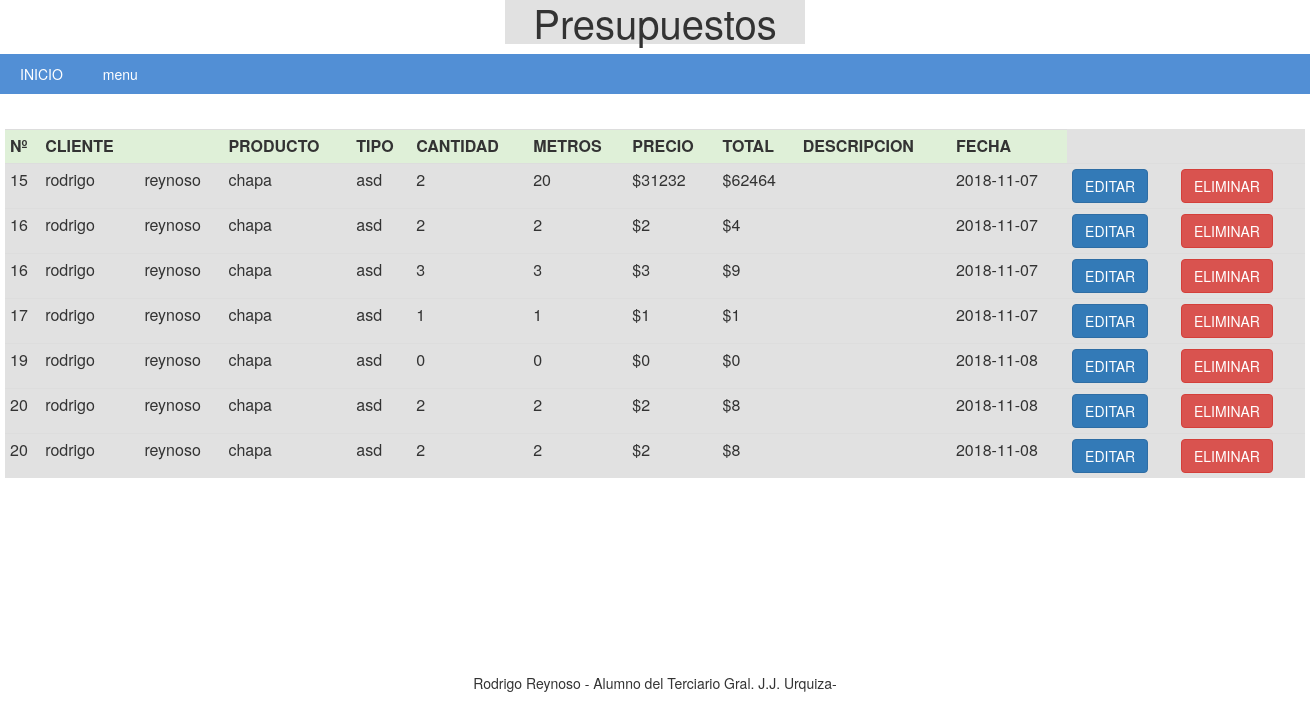
/presupuesto_guardado.php, run on the app's committed database.
### tables this page shows
CREATE TABLE IF NOT EXISTS `presupuesto` (
  `id_presupuesto` int(11) NOT NULL AUTO_INCREMENT,
  `id_cliente` int(11) NOT NULL,
  `descripcion` varchar(100) NOT NULL,
  `fecha_presupuesto` date NOT NULL,
  PRIMARY KEY (`id_presupuesto`)
);

CREATE TABLE IF NOT EXISTS `producto_presupuesto` (
  `id_producto_presupuesto` int(11) NOT NULL AUTO_INCREMENT,
  `id_producto` int(11) NOT NULL,
  `id_presupuesto` int(11) NOT NULL,
  `tipo_producto` varchar(50) NOT NULL,
  `cantidad_producto` int(11) NOT NULL,
  `metros_producto` decimal(10,0) NOT NULL,
  `precio_producto` decimal(10,0) NOT NULL,
  `total` decimal(10,0) NOT NULL,
  PRIMARY KEY (`id_producto_presupuesto`),
  KEY `id_presupuesto` (`id_presupuesto`)
);

CREATE TABLE IF NOT EXISTS `clientes` (
  `id_cliente` int(11) NOT NULL AUTO_INCREMENT,
  `nombre` varchar(20) NOT NULL,
  `apellido` varchar(20) NOT NULL,
  `telefono` decimal(10,0) NOT NULL,
  `direccion` varchar(30) NOT NULL,
  `dni` int(8) NOT NULL,
  PRIMARY KEY (`id_cliente`)
);

CREATE TABLE IF NOT EXISTS `productos` (
  `id_producto` int(11) NOT NULL AUTO_INCREMENT,
  `nombre_producto` varchar(50) NOT NULL,
  `tipo_producto` varchar(40) NOT NULL,
  `stock` int(10) unsigned NOT NULL,
  `precioneto` double NOT NULL,
  `id_provedor` int(11) NOT NULL,
  PRIMARY KEY (`id_producto`)
);

### includes/conexion.php (called while the page is built, shortened)
<?php
function mostrarPresupuesto()
{
    $conexion = new mysqli('localhost', 'root', '', 'datos_sistema');
    $datos    = mysqli_query($conexion, "SELECT * FROM presupuesto AS p
	INNER JOIN clientes AS c ON p.id_cliente = c.id_cliente
	INNER JOIN producto_presupuesto AS pp ON pp.id_presupuesto = p.id_presupuesto
	INNER JOIN productos AS pr ON pr.id_producto = pp.id_producto");
return $datos;
}
        ?>

### presupuesto_guardado.php (the view, shortened to what this page needs)
<head>
</head>
<div class="titulo"><h1>Presupuestos</h1></div>
<nav>
	<ul>
		<li><a href="principal.php">INICIO</a>
		 	<li><a href="#">menu</a>
		</li>
	</ul>
</nav>
<body>
<div class="presupuesto">
<table class="table table-condensed">
	<tr class="success">
		<th>Nº</th>
		<th>CLIENTE</th>
		<th></th>
		<th>PRODUCTO</th>
		<th>TIPO</th>
		<th>CANTIDAD</th>
		<th>METROS</th>
		<th>PRECIO</th>
		<th>TOTAL</th>
		<th>DESCRIPCION</th>
		<th>FECHA</th>
	</tr>
	<?php
include_once 'includes/conexion.php';
?>
		<?php
		$datos = mostrarPresupuesto();
		  while ($facturas = mysqli_fetch_array($datos)) {?>
        <tr>
            <td><?php echo $facturas['id_presupuesto']; ?></td>
            <td><?php echo $facturas['nombre']; ?></td>
            <td><?php echo $facturas['apellido']; ?></td>
			<td><?php echo $facturas['nombre_producto']; ?></td>
            <td><?php echo $facturas['tipo_producto']; ?></td>
            <td><?php echo $facturas['cantidad_producto']; ?></td>
            <td><?php echo $facturas['metros_producto']; ?></td>
            <td>$<?php echo $facturas['precio_producto']; ?></td>
            <td>$<?php echo $facturas['total']; ?></td>
            <td><?php echo $facturas['descripcion']; ?></td>
            <td><?php echo $facturas['fecha_presupuesto']; ?></td>
            <td><a href="editar_presupuesto.php?id=<?php echo $facturas['id_producto_presupuesto']; ?>"><button  class="btn btn-primary">EDITAR</button></a></td>
            <td><a href="presupuesto_guardado.php?id=<?php echo $facturas['id_presupuesto']; ?>"<button class="btn btn-danger">ELIMINAR</button></a></td>
        </tr>
        <?php
		}
	?>
</table>
 </div>
</body>
<div class="pie"> Rodrigo Reynoso  - Alumno del Terciario Gral. J.J. Urquiza-</div>

### style/prueba.css (style rules this page uses)
* { margin: 0px; padding: 0px; }
nav { background:#528fd5; margin-top:10px; position: relative; }
nav ul { list-style:none; padding:0; margin:0; overflow:hidden; }
nav > ul > li { float:left; }
nav ul li a { text-decoration:none; color:#fff; display:block; padding:10px 20px; }
body { width: 100%; margin:auto; font-family: 'asap', sans-serif; }
.presupuesto { background-color: #E1E1E1; margin: 35px auto; width: 1300px; }
.titulo h1 { margin:0 auto; background-color: #E1E1E1; font-size: 40px; text-align: center; width: 300px; }
.pie { text-align: center; clear: both; }

### data on the page
presupuesto: producto_presupuesto.id_presupuesto "15", id_cliente.nombre "rodrigo", id_cliente.apellido "reynoso", productos.nombre_producto "chapa", productos.tipo_producto "asd", producto_presupuesto.cantidad_producto "2", producto_presupuesto.metros_producto "20", producto_presupuesto.precio_producto "31232", producto_presupuesto.total "62464", fecha_presupuesto "2018-11-07"
presupuesto: producto_presupuesto.id_presupuesto "16", id_cliente.nombre "rodrigo", id_cliente.apellido "reynoso", productos.nombre_producto "chapa", productos.tipo_producto "asd", producto_presupuesto.cantidad_producto "2", producto_presupuesto.metros_producto "2", producto_presupuesto.precio_producto "2", producto_presupuesto.total "4", fecha_presupuesto "2018-11-07", producto_presupuesto.cantidad_producto "3", producto_presupuesto.metros_producto "3", producto_presupuesto.precio_producto "3", producto_presupuesto.total "9"
presupuesto: producto_presupuesto.id_presupuesto "17", id_cliente.nombre "rodrigo", id_cliente.apellido "reynoso", productos.nombre_producto "chapa", productos.tipo_producto "asd", producto_presupuesto.cantidad_producto "1", producto_presupuesto.metros_producto "1", producto_presupuesto.precio_producto "1", producto_presupuesto.total "1", fecha_presupuesto "2018-11-07"
presupuesto: producto_presupuesto.id_presupuesto "19", id_cliente.nombre "rodrigo", id_cliente.apellido "reynoso", productos.nombre_producto "chapa", productos.tipo_producto "asd", producto_presupuesto.cantidad_producto "0", producto_presupuesto.metros_producto "0", producto_presupuesto.precio_producto "0", producto_presupuesto.total "0", fecha_presupuesto "2018-11-08"
presupuesto: producto_presupuesto.id_presupuesto "20", id_cliente.nombre "rodrigo", id_cliente.apellido "reynoso", productos.nombre_producto "chapa", productos.tipo_producto "asd", producto_presupuesto.cantidad_producto "2", producto_presupuesto.metros_producto "2", producto_presupuesto.precio_producto "2", producto_presupuesto.total "8", fecha_presupuesto "2018-11-08"
